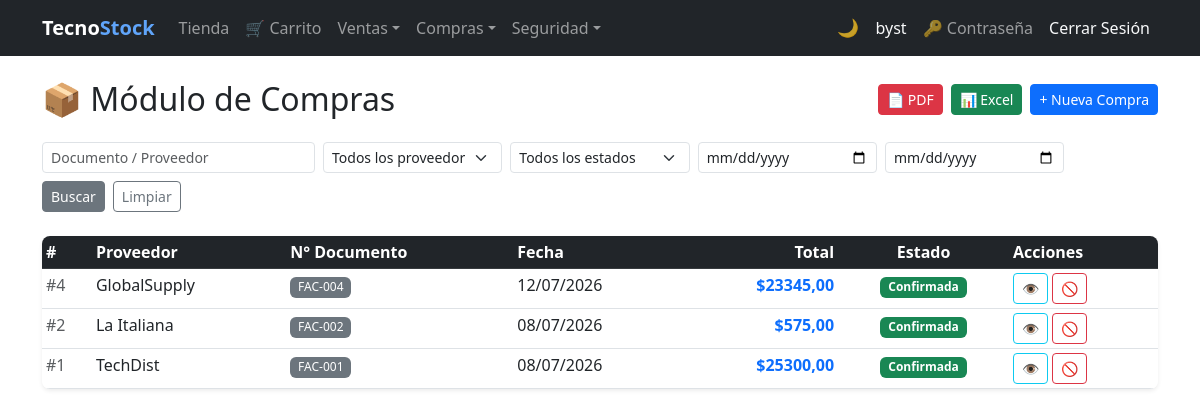
The page /purchases/ (signed in) on the database its author committed.
### purchasing/models.py (models this page shows, shortened)
class Purchase(models.Model):
    BORRADOR   = 0
    CONFIRMADA = 1
    ANULADA    = 2
    ESTADO_CHOICES = [
        (BORRADOR,   'Borrador'),
        (CONFIRMADA, 'Confirmada'),
        (ANULADA,    'Anulada'),
    ]
    PENDIENTE = 'PENDIENTE'
    PAGADA    = 'PAGADA'
    ESTADO_PAGO_CHOICES = [
        (PENDIENTE, 'Pendiente'),
        (PAGADA,    'Pagada'),
    ]
    CONTADO = 'contado'
    CREDITO = 'credito'
    TIPO_PAGO_CHOICES = [
        (CONTADO, 'Contado'),
        (CREDITO, 'Crédito'),
    ]
    supplier        = models.ForeignKey(
                          Supplier, on_delete=models.PROTECT,
                          related_name='purchases', verbose_name='Proveedor')
    document_number = models.CharField(max_length=20, verbose_name='N° Documento')
    purchase_date   = models.DateField(auto_now_add=True, verbose_name='Fecha')
    subtotal        = models.DecimalField(max_digits=12, decimal_places=2, default=0, verbose_name='Subtotal')
    tax             = models.DecimalField(max_digits=12, decimal_places=2, default=0, verbose_name='IVA')
    total           = models.DecimalField(max_digits=12, decimal_places=2, default=0, verbose_name='Total')
    estado          = models.PositiveSmallIntegerField(
                          choices=ESTADO_CHOICES, default=BORRADOR, verbose_name='Estado')
    is_active       = models.BooleanField(default=True, verbose_name='Activo')
    saldo           = models.DecimalField(
                          max_digits=12, decimal_places=2, default=0,
                          verbose_name='Saldo pendiente de pago')
    estado_pago     = models.CharField(
                          max_length=10, choices=ESTADO_PAGO_CHOICES,
                          default=PENDIENTE, verbose_name='Estado de pago')
    tipo_pago       = models.CharField(
                          max_length=10, choices=TIPO_PAGO_CHOICES,
                          default=CREDITO, verbose_name='Tipo de pago')
    class Meta:
        verbose_name        = 'Compra'
        verbose_name_plural = 'Compras'
        ordering = ['-purchase_date', '-id']
        constraints = [
            models.UniqueConstraint(
                fields=['document_number', 'supplier'],
                name='unique_purchase_per_supplier'
            )
        ]
        permissions = [
            ('export_purchase_pdf', 'Can export Purchase PDF'),
            ('export_purchase_excel', 'Can export Purchase Excel'),
        ]
    @property
    def can_confirm(self):    return self.estado == self.BORRADOR
    @property
    def can_edit(self):       return self.estado == self.BORRADOR
    @property
    def can_delete(self):     return self.estado == self.BORRADOR
    @property
    def can_cancel(self):     return self.estado == self.CONFIRMADA
    @property
    def estado_badge_class(self):
        return {
            self.BORRADOR:   'bg-secondary',
            self.CONFIRMADA: 'bg-success',
            self.ANULADA:    'bg-danger',
        }.get(self.estado, 'bg-secondary')

### billing/models.py (models this page shows, shortened)
class Supplier(models.Model):
    name = models.CharField(max_length=200, verbose_name='Company Name')
    contact_name = models.CharField(max_length=200, blank=True, null=True, validators=[validate_only_letters])
    email = models.EmailField(blank=True, null=True)
    phone = models.CharField(max_length=20, blank=True, null=True, validators=[validate_phone_ec])
    address = models.TextField(blank=True, null=True)
    photo = models.ImageField(upload_to='suppliers/', blank=True, null=True, verbose_name='Logo')
    is_active = models.BooleanField(default=True)
    created_at = models.DateTimeField(auto_now_add=True)
    updated_at = models.DateTimeField(auto_now=True)
    class Meta:
        verbose_name = 'Supplier'
        verbose_name_plural = 'Suppliers'
        ordering = ['name']
        permissions = [
            ('export_supplier_pdf', 'Can export Supplier PDF'),
            ('export_supplier_excel', 'Can export Supplier Excel'),
        ]

### purchasing/views.py (the view)
# urls.py: path('',                      views.PurchaseListView.as_view(),   name='purchase_list'),
class PurchaseListView(LoginRequiredMixin, GroupRequiredMixin, SearchExportMixin, ListView):
    group_required      = list(_PURCHASING_ROLES)
    model               = Purchase
    queryset            = Purchase.objects.select_related('supplier').all()
    template_name       = 'purchasing/purchase_list.html'
    context_object_name = 'items'
    export_filename     = 'compras'
    export_pdf_perm      = 'purchasing.export_purchase_pdf'
    export_excel_perm    = 'purchasing.export_purchase_excel'
    paginate_by         = 10
    export_fields       = [
        ('#',            'id'),
        ('Proveedor',    lambda p: p.supplier.name),
        ('N° Documento', 'document_number'),
        ('Fecha',        lambda p: str(p.purchase_date)),
        ('Estado',       lambda p: p.get_estado_display()),
        ('Subtotal',     'subtotal'),
        ('IVA',          'tax'),
        ('Total',        'total'),
    ]
    search_fields = [
        {'param': 'q',         'fields': ['document_number__icontains', 'supplier__name__icontains']},
        {'param': 'supplier',  'field':  'supplier_id',       'type': 'number'},
        {'param': 'estado',    'field':  'estado',            'type': 'number'},
        {'param': 'date_from', 'field':  'purchase_date__gte','type': 'date'},
        {'param': 'date_to',   'field':  'purchase_date__lte','type': 'date'},
    ]
    def get_context_data(self, **kwargs):
        ctx = super().get_context_data(**kwargs)
        ctx['suppliers'] = Supplier.objects.filter(is_active=True)
        return ctx

### security/templatetags/security_tags.py (called while the page is built)
@register.filter(name='has_group')
def has_group(user, group_name):
    if not user.is_authenticated:
        return False
    if user.is_superuser:  # el superusuario ve todo
        return True
    return user.groups.filter(name=group_name).exists()

### shared/mixins.py (called while the page is built, shortened)
    def get_queryset(self):
        qs = super().get_queryset()
        for spec in self.search_fields:
            val = self.request.GET.get(spec['param'], '').strip()
            if not val:
                continue
        return qs.distinct()

    def get_context_data(self, **kwargs):
        ctx = super().get_context_data(**kwargs)
        ctx['search_params'] = self.request.GET
        return ctx

    def get(self, request, *args, **kwargs):
        fmt = request.GET.get('export', '').lower()
        if fmt == 'pdf':
            if not request.user.has_perm(self.export_pdf_perm):
                raise PermissionDenied('No tienes permiso para exportar a PDF.')
            return self._build_pdf()
        if fmt == 'excel':
            if not request.user.has_perm(self.export_excel_perm):
                raise PermissionDenied('No tienes permiso para exportar a Excel.')
            return self._build_excel()
        return super().get(request, *args, **kwargs)

    def dispatch(self, request, *args, **kwargs):
        if not request.user.is_authenticated:
            return redirect('login')
        if request.user.is_superuser:
            return super().dispatch(request, *args, **kwargs)

### purchasing/templates/purchasing/purchase_list.html (shortened to what this page needs)
{% extends 'billing/base.html' %}
{% block content %}
<div class="d-flex align-items-center justify-content-between mb-4">
  <h2 class="mb-0">&#128230; Módulo de Compras</h2>
  <div class="d-flex gap-2">
    {% include 'billing/_export_buttons.html' with pdf_perm='purchasing.export_purchase_pdf' excel_perm='purchasing.export_purchase_excel' %}
    {% if perms.purchasing.add_purchase %}
    <a href="{% url 'purchasing:purchase_create' %}" class="btn btn-primary btn-sm">+ Nueva Compra</a>
    {% endif %}
  </div>
</div>
<form method="get" class="mb-4">
  <div class="row g-2 align-items-end">
    <div class="col-md-3">
      <input type="text" name="q" class="form-control form-control-sm"
             placeholder="Documento / Proveedor"
             value="{{ search_params.q|default:'' }}">
    </div>
    <div class="col-md-2">
      <select name="supplier" class="form-select form-select-sm" aria-label="Filtrar por proveedor">
        <option value="">Todos los proveedores</option>
      </select>
    </div>
    <div class="col-md-2">
      <select name="estado" class="form-select form-select-sm" aria-label="Filtrar por estado">
        <option value="">Todos los estados</option>
      </select>
    </div>
    <div class="col-md-2">
      <input type="date" name="date_from" class="form-control form-control-sm"
             value="{{ search_params.date_from|default:'' }}" title="Desde">
    </div>
    <div class="col-md-2">
      <input type="date" name="date_to" class="form-control form-control-sm"
             value="{{ search_params.date_to|default:'' }}" title="Hasta">
    </div>
    <div class="col-auto d-flex gap-2">
      <button type="submit" class="btn btn-secondary btn-sm">Buscar</button>
      <a href="{% url 'purchasing:purchase_list' %}" class="btn btn-outline-secondary btn-sm">Limpiar</a>
    </div>
  </div>
</form>
<div class="card border-0 shadow-sm rounded-3 overflow-hidden">
  <div class="table-responsive">
    <table class="table table-hover table-sm mb-0">
      <thead class="table-dark">
        <tr>
          <th>#</th>
          <th>Proveedor</th>
          <th>N° Documento</th>
          <th>Fecha</th>
          <th class="text-end">Total</th>
          <th class="text-center">Estado</th>
          <th>Acciones</th>
        </tr>
      </thead>
      <tbody>
        {% for item in items %}
        <tr>
          <td class="text-muted">#{{ item.id }}</td>
          <td>{{ item.supplier.name }}</td>
          <td><span class="badge bg-secondary fw-normal">{{ item.document_number }}</span></td>
          <td>{{ item.purchase_date|date:"d/m/Y" }}</td>
          <td class="text-end fw-semibold text-primary">${{ item.total }}</td>
          <td class="text-center">
            <span class="badge {{ item.estado_badge_class }}">{{ item.get_estado_display }}</span>
          </td>
          <td>
            <div class="d-flex gap-1 flex-wrap">
              {% if perms.purchasing.view_purchase %}
              <a href="{% url 'purchasing:purchase_detail' item.pk %}"
                 class="btn btn-sm btn-outline-info" title="Ver detalle">&#128065;</a>
              {% endif %}
              {% if item.can_cancel %}
              <a href="{% url 'purchasing:purchase_cancel' item.pk %}"
                 class="btn btn-sm btn-outline-danger" title="Anular">&#128683;</a>
              {% endif %}
            </div>
          </td>
        </tr>
        {% endfor %}
      </tbody>
    </table>
  </div>
</div>
{% endblock %}

### billing/templates/billing/base.html (shortened to what this page needs)
{% load security_tags %}
<!DOCTYPE html>
<html lang="es">
<head>
  <link href="https://cdn.jsdelivr.net/npm/bootstrap@5.3.0/dist/css/bootstrap.min.css" rel="stylesheet">
</head>
<body>
<nav class="navbar navbar-expand-lg navbar-dark bg-dark">
  <div class="container">
    <a class="navbar-brand fw-bold" href="{% url 'billing:home' %}">Tecno<span class="nav-brand-accent">Stock</span></a>
    <div class="collapse navbar-collapse" id="nav">
      <ul class="navbar-nav me-auto">
        {% if user.is_authenticated %}
        {% if user|has_group:'Cliente' %}
        <li class="nav-item"><a class="nav-link" href="{% url 'store:catalog' %}">Tienda</a></li>
        <li class="nav-item"><a class="nav-link" href="{% url 'store:cart' %}">&#128722; Carrito</a></li>
        {% endif %}
        <li class="nav-item dropdown">
          <a class="nav-link dropdown-toggle" href="#" role="button" data-bs-toggle="dropdown" aria-expanded="false">Ventas</a>
        </li>
        {% if user|has_group:'Analista de Compras' or user|has_group:'Administrador' or not user|has_any_group %}
        <li class="nav-item dropdown">
          <a class="nav-link dropdown-toggle" href="#" role="button" data-bs-toggle="dropdown" aria-expanded="false">Compras</a>
        </li>
        {% endif %}
        {% if user|has_group:'Administrador' %}
        <li class="nav-item dropdown">
          <a class="nav-link dropdown-toggle" href="#" role="button" data-bs-toggle="dropdown" aria-expanded="false">Seguridad</a>
        </li>
        {% endif %}
        {% endif %}
      </ul>
      <ul class="navbar-nav align-items-center">
        <li class="nav-item"><button type="button" class="theme-toggle-btn" id="theme-toggle" onclick="toggleTheme()" title="Cambiar tema claro / oscuro"><span id="theme-icon">&#127769;</span></button></li>
        <li class="nav-item">{% if user.is_authenticated %}<a class="nav-link text-light" href="{% url 'billing:dashboard' %}">{{ user.username }}</a>{% endif %}</li>
        <li class="nav-item">{% if user.is_authenticated %}<a class="nav-link" href="{% url 'password_change' %}" title="Cambiar contraseña">&#128273; Contraseña</a>{% endif %}</li>
        <li class="nav-item">{% if user.is_authenticated %}<form method="post" action="{% url 'logout' %}" class="d-inline">{% csrf_token %}<button type="submit" class="nav-link btn btn-link text-light btn-nav-link">Cerrar Sesión</button></form>{% else %}<a class="nav-link" href="{% url 'login' %}">Iniciar Sesión</a>{% endif %}</li>
      </ul>
    </div>
  </div>
</nav>
<div class="container mt-4">
  {% block content %}{% endblock %}
</div>
</body>
</html>

### billing/templates/billing/base.html (style rules this page uses)
.btn-nav-link { text-decoration: none; }
.nav-brand-accent { color: #60a5fa; }
.theme-toggle-btn { background: none; border: none; cursor: pointer; font-size: 1.1rem; line-height: 1; padding: .375rem .5rem; border-radius: .375rem; transition: background .2s; color: rgba(255,255,255,.75); }

### rows shown on the page
Purchase: id "4", supplier.name "GlobalSupply", document_number "FAC-004", purchase_date "12/07/2026", total "23345,00", estado "Confirmada"
Purchase: id "2", supplier.name "La Italiana", document_number "FAC-002", purchase_date "08/07/2026", total "575,00", estado "Confirmada"
Purchase: id "1", supplier.name "TechDist", document_number "FAC-001", purchase_date "08/07/2026", total "25300,00", estado "Confirmada"

### other values the page prints
{{ user.username }} "byst"
